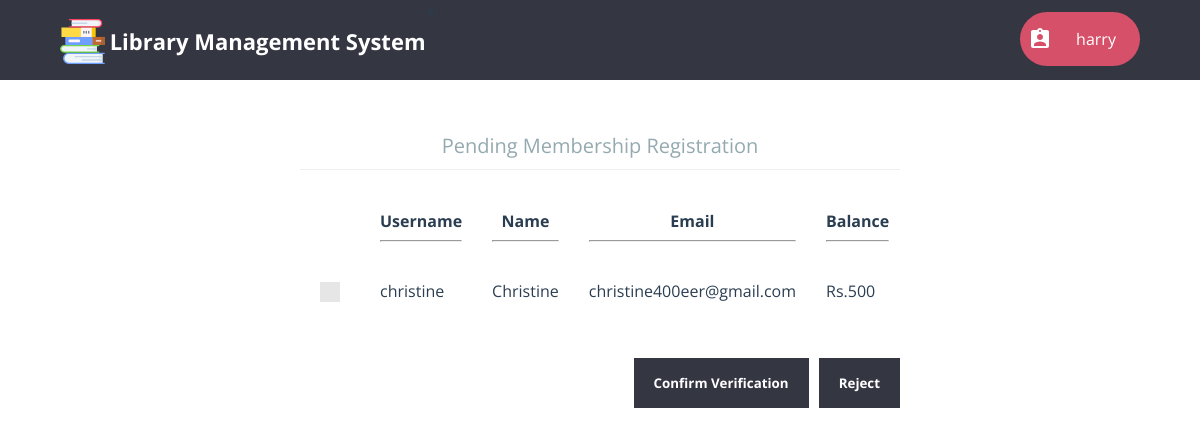
Screenshot of /librarian/pending_registrations.php (signed in) with the database file from the repository.
### tables this page shows
CREATE TABLE IF NOT EXISTS `pending_registrations` (
  `username` varchar(20) NOT NULL,
  `password` char(40) NOT NULL,
  `name` varchar(80) NOT NULL,
  `email` varchar(80) NOT NULL,
  `reg_num` varchar(80) NOT NULL,
  `department` varchar(80) NOT NULL,
  `balance` int(4) NOT NULL,
  `time` timestamp NOT NULL DEFAULT CURRENT_TIMESTAMP
);

### librarian/pending_registrations.php (the view, shortened to what this page needs)
<?php
	require "../db_connect.php";
	require "header_librarian.php";
?>
<html>
	<head>
		<link rel="stylesheet" type="text/css" href="../css/global_styles.css">
		<link rel="stylesheet" type="text/css" href="../css/custom_checkbox_style.css">
		<link rel="stylesheet" type="text/css" href="css/pending_registrations_style.css">
	</head>
	<body>
		<?php
			$query = $con->prepare("SELECT username, name, email, balance FROM pending_registrations");
			$query->execute();
			$result = $query->get_result();
			$rows = mysqli_num_rows($result);
			if($rows == 0)
				echo "<h2 align='center'>None at the moment!</h2>";
			else
			{
				echo "<form class='cd-form' method='POST' action='#'>";
				echo "<center><legend>Pending Membership Registration</legend></center>";
				echo "<table width='100%' cellpadding=10 cellspacing=10>
						<tr>
							<th></th>
							<th>Username<hr></th>
							<th>Name<hr></th>
							<th>Email<hr></th>
							<th>Balance<hr></th>
						</tr>";
				for($i=0; $i<$rows; $i++)
				{
					$row = mysqli_fetch_array($result);
					echo "<tr>";
					echo "<td>
							<label class='control control--checkbox'>
								<input type='checkbox' name='cb_".$i."' value='".$row[0]."' />
								<div class='control__indicator'></div>
							</label>
						</td>";
					for($j=0; $j<3; $j++)
						echo "<td>".$row[$j]."</td>";
					echo "<td>Rs.".$row[$j]."</td>";
					echo "</tr>";
				}
				echo "</table><br /><br />";
				echo "<div style='float: right;'>";
				echo "<input type='submit' value='Confirm Verification' name='l_confirm' />&nbsp;&nbsp;&nbsp;";
				echo "<input type='submit' value='Reject' name='l_delete' />";
				echo "</div>";
				echo "</form>";
			}
		?>
	</body>
</html>

### librarian/css/header_librarian_style.css (style rules this page uses)
html * { -webkit-font-smoothing: antialiased; -moz-osx-font-smoothing: grayscale; }
*, *:after, *:before { -webkit-box-sizing: border-box; -moz-box-sizing: border-box; box-sizing: border-box; }
body { font-size: 100%; font-family: "Open Sans", sans-serif; background-color: white; margin: 0; }

### css/global_styles.css (style rules this page uses)
*, *::after, *::before { -webkit-box-sizing: border-box; -moz-box-sizing: border-box; box-sizing: border-box; }
html { font-size: 62.5%; }
body { font-size: 1.8rem; font-family: "Open Sans", sans-serif; color: #2b3e51; background-color: #ffffff; }

### css/custom_checkbox_style.css (style rules this page uses)
.control { font-size: 18px; position: relative; display: block; margin-bottom: 15px; padding-left: 30px; cursor: pointer; }
.control__indicator { position: absolute; top: -2px; left: 0; width: 20px; height: 20px; background: #e6e6e6; }
.control__indicator:after { position: absolute; display: none; content: ''; }
.control--checkbox .control__indicator:after { top: 4px; left: 8px; width: 5px; height: 10px; transform: rotate(45deg); border: solid #fff; border-width: 0 2px 2px 0; }

### librarian/css/pending_registrations_style.css (style rules this page uses)
.cd-form { width: 90%; max-width: 600px; margin: 4em auto; font-size: 1.3rem; color: #94aab0; margin-bottom: 10px; display: block; }
.cd-form::after { clear: both; content: ""; display: table; }
.cd-form legend { padding-bottom: 10px; margin-bottom: 20px; font-size: 2rem; border-bottom: 1px solid #ecf0f1; }
.cd-form legend { display: block; width: 100%; -webkit-appearance: none; -moz-appearance: none; -ms-appearance: none; -o-appearance: none; appearance: none; }
.cd-form input[type="submit"] { border: none; background: #343642; border-radius: none; padding: 16px 20px; color: #ffffff; font-weight: bold; font-family: "Open Sans", sans-serif; cursor: pointer; -webkit-font-smoothing: antialiased; -moz-osx-font-smoothing: grayscale; -webkit-appearance: none; -moz-appearance: none; -ms-appearance: none; -o-appearance: none; appearance: none; }

### rows the page displays
pending_registrations: username "christine", name "Christine", email "christine400eer@gmail.com", balance "500"

### other values shown
$_SESSION['username'] "harry"
